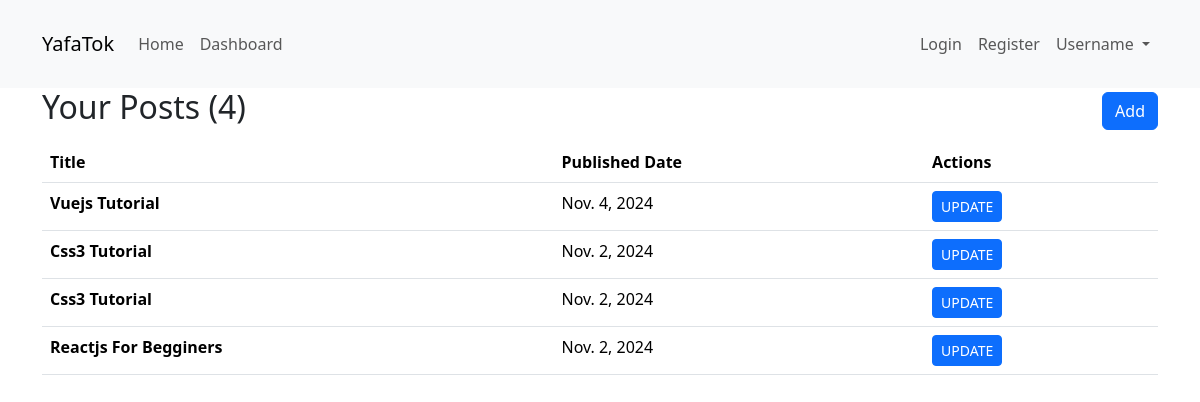
/dashboard/ (signed in), run on an earlier commit of the app's database.
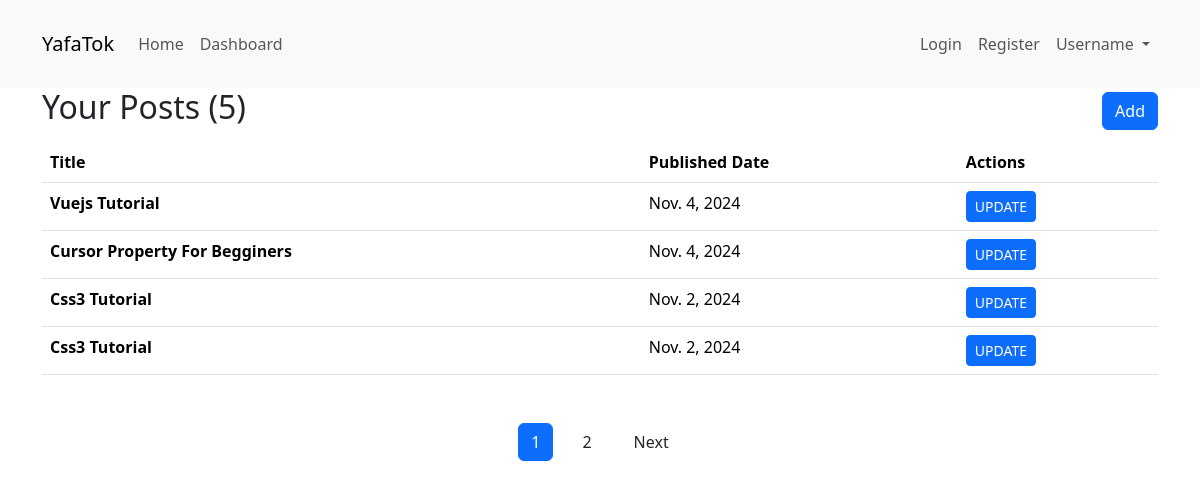
And on a later commit of the database.
### posts/models.py (models this page shows, shortened)
class Post(models.Model):
    title = models.CharField(max_length=255)
    description = models.TextField()
    image = models.ImageField(upload_to="posts")
    user = models.ForeignKey(User, on_delete=models.CASCADE)
    tags = models.ManyToManyField(Tag)
    created_at = models.DateField(auto_now_add=True)
    updated_at = models.DateField(auto_now=True)

### posts/views.py (the view)
# urls.py: path("dashboard/", views.index, name="posts.index"),
def index(request: HttpRequest) -> HttpResponse:
    page_number = request.GET.get("p", 1)
    current_user_posts = Post.objects.filter(user=request.user)
    posts = Paginator(current_user_posts.order_by("-updated_at"), 4).get_page(
        page_number
    )
    return render(
        request,
        "posts/index.html",
        {"posts": posts, "count": current_user_posts.count()},
    )

### posts/templates/posts/index.html
{% extends "base.html" %}
{% block body %}
<div class="d-flex justify-content-between align-items-center">
    <h2>Your Posts ({{count}})</h2>
    <a href="{% url "posts.create" %}" class="btn btn-primary">Add</a>
</div>
<div>
    <table class="mt-2 table">
        <thead>
            <tr>
                <th scope="col">Title</th>
                <th scope="col">Published Date</th>
                <th scope="col">Actions</th>
            </tr>
        </thead>
        <tbody>
            {% for post in posts %}
                <tr>
                    <th scope="row">{{post.title|title}}</th>
                    <td>{{post.updated_at|date}}</td>
                    <td>
                        <a class='btn btn-primary btn-sm' href="{% url "posts.update" id=post.id %}">UPDATE</a>
                    </td>
                </tr>
                {% empty %}
                <th colspan="3" scope='row'>Don't have any posts</th>
            {% endfor %}
        </tbody>
    </table>
    {% if count > 4 %}
        {% include "posts/includes/posts-pagination.html" %}
    {% endif %}
</div>
{% endblock body %}

What changed in the data, as far as the page shows it:
no longer on this page (row unchanged): Post: title "Reactjs For Begginers", updated_at "Nov. 2, 2024"
added Post: title "Cursor Property For Begginers", updated_at "Nov. 4, 2024"
Also different on the page:
{{ count }}: "4" → "5"
{{ posts.number }}: (not shown) → "1"
{{ posts.next_page_number }}: (not shown) → "2"
text now shown: "Next"
